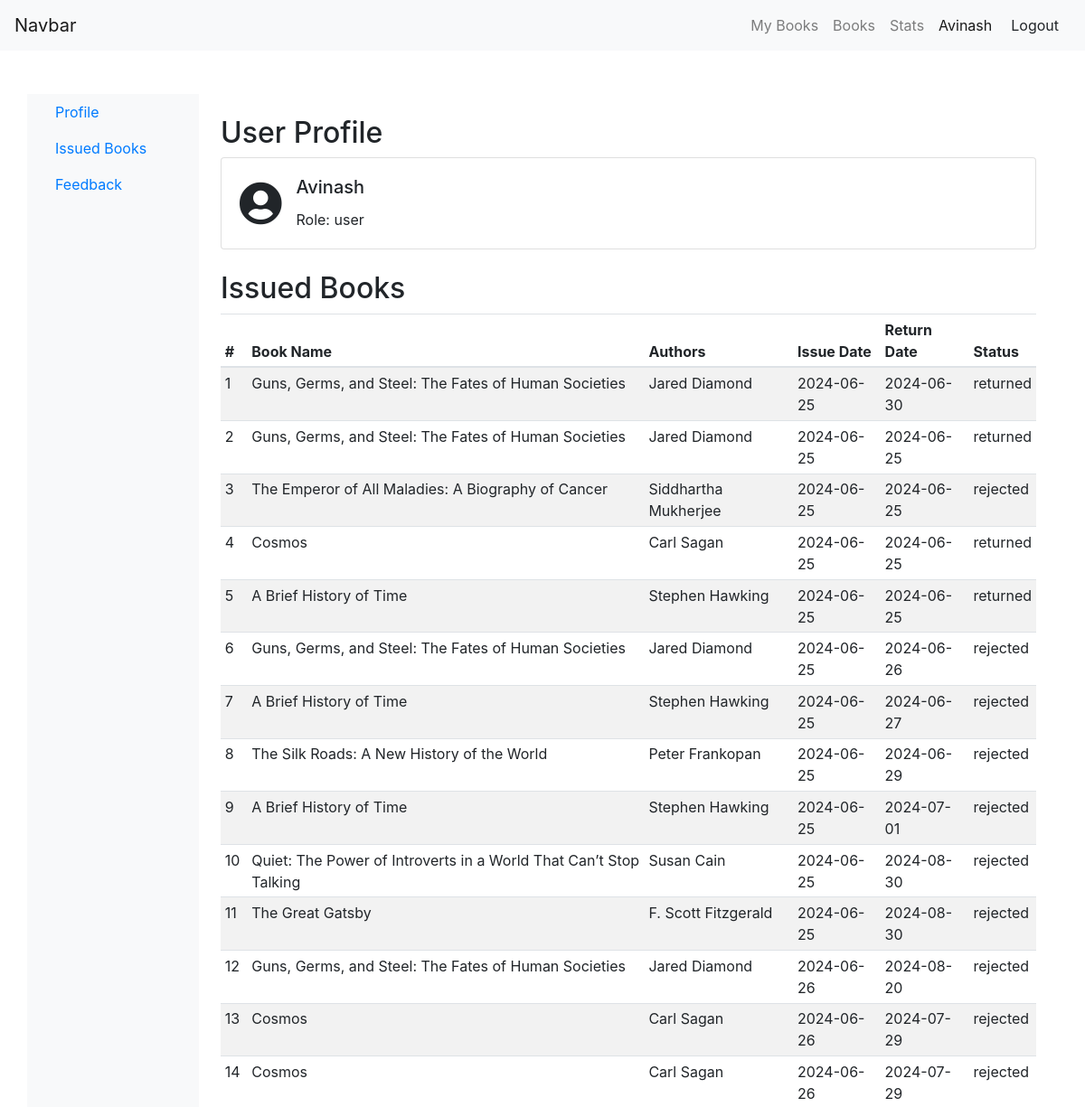
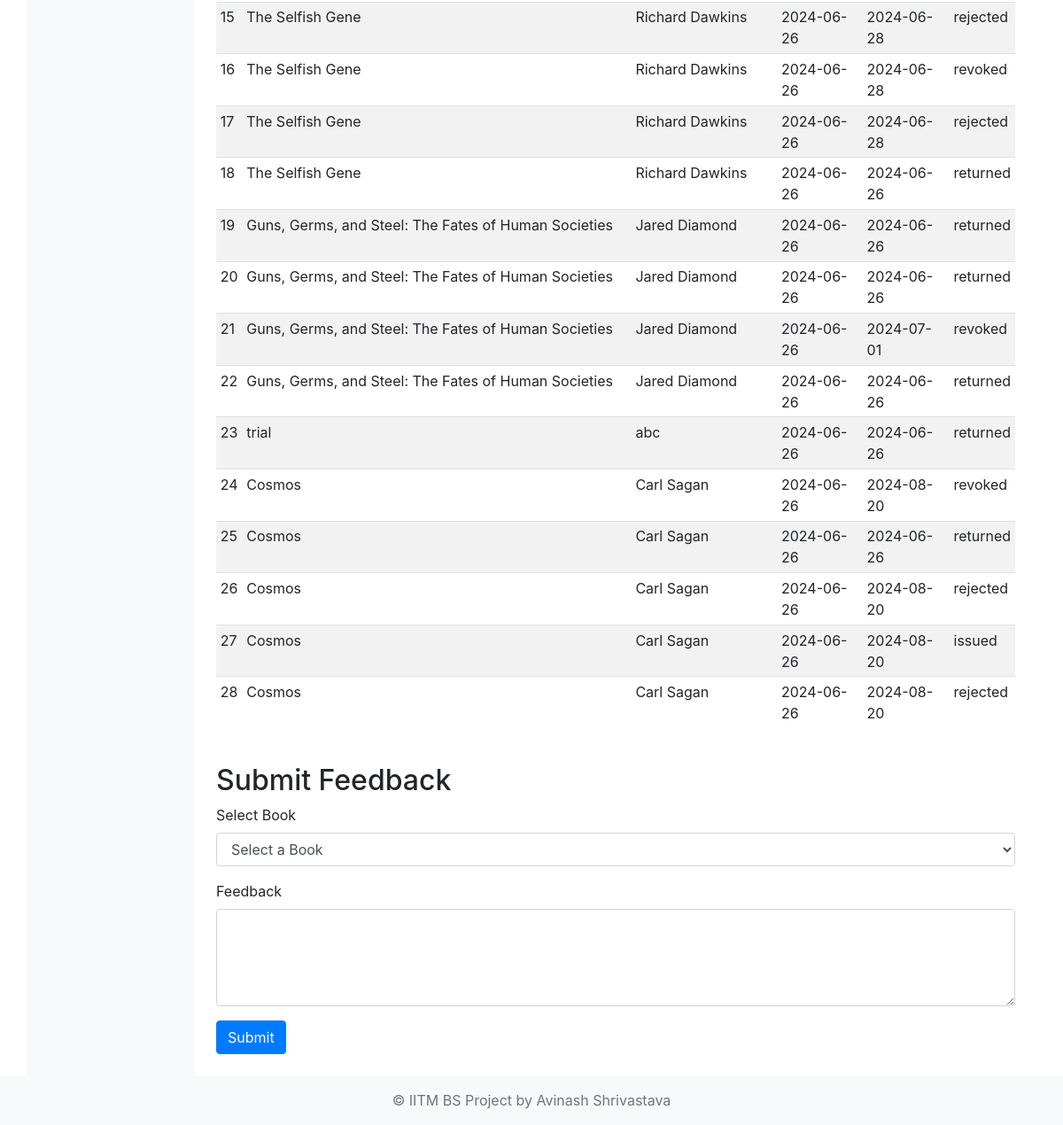
The app's page /userprofile/1 with its own data (2 pictures, top to bottom).
### application/models.py (models this page shows)
class User(db.Model):
    id = db.Column(db.Integer, primary_key=True)
    name = db.Column(db.String(100), nullable=False)
    role = db.Column(db.String(20), default = 'user') # librarian or student
    password = db.Column(db.String(100), nullable=False)
    books = db.relationship('Book', backref='users', lazy=True, secondary = 'book_issue') # relationship with Book

class BookIssue(db.Model):
    request_id = db.Column(db.Integer, primary_key=True)
    book_id = db.Column(db.Integer, db.ForeignKey('book.id'), nullable=False)
    user_id = db.Column(db.Integer, db.ForeignKey('user.id'), nullable=False)
    issue_date = db.Column(db.DateTime, nullable=True)
    return_date = db.Column(db.DateTime, nullable=True)
    status = db.Column(db.String(20), default='available')  # available, issued, or hold, or returned
    feedback = db.Column(db.Text, nullable=True)
    book = db.relationship('Book', backref='issues', lazy=True)
    user = db.relationship('User', backref='book_issues', lazy=True)

class Book(db.Model):
    id = db.Column(db.Integer, primary_key=True)
    name = db.Column(db.String(100), nullable=False)
    content = db.Column(db.LargeBinary, nullable=False)
    authors = db.relationship('Author', secondary='book_author', backref='books', lazy=True) # relationship with Author
    section_id = db.Column(db.Integer, db.ForeignKey('section.id'), nullable=True) # foreign key to Section
    section = db.relationship('Section', backref='books', lazy=True)

class Author(db.Model):
    id = db.Column(db.Integer, primary_key=True)
    name = db.Column(db.String(100), nullable=False)

### application/controllers.py (the view)
@app.route('/userprofile/<int:user_id>', methods=['GET', 'POST'])
def user_profile(user_id):
    user = User.query.get(user_id)
    book_issues = BookIssue.query.filter_by(user_id=user_id).all()
    books = [Book.query.get(book_issue.book_id) for book_issue in book_issues]
    return render_template('user_dashboard.html', user = user, user_issues = book_issues)

### templates/user_dashboard.html (shortened to what this page needs)
<!DOCTYPE html>
<html lang="en">
<head>
    <link href="https://stackpath.bootstrapcdn.com/bootstrap/4.5.2/css/bootstrap.min.css" rel="stylesheet">
    <link href="https://cdnjs.cloudflare.com/ajax/libs/font-awesome/5.15.4/css/all.min.css" rel="stylesheet">
</head>
<body>
  <nav class="navbar navbar-expand-md navbar-light bg-light">
    <a class="navbar-brand" href="#">Navbar</a>
    <div class="collapse navbar-collapse justify-content-end" id="navbarNavAltMarkup">
      <div class="navbar-nav">
        <a class="nav-link" href="/user/{{user.id}}">My Books </a>
        <a class="nav-link" href="/books{{user.id}}">Books</a>
        <a class="nav-link" href="/userstats">Stats</a>
        <a class="nav-link active" href="/userprofile/{{user.id}}">{{user.name}} </a>
      </div>
      <div class="d-flex align-items-center">
        <a href="/login" class="btn btn-light">Logout</a>
      </div>
    </div>
  </nav>
    <div class="container mt-5">
        <div class="row">
            <nav class="col-md-3 col-lg-2 d-md-block bg-light sidebar">
                <div class="sidebar-sticky">
                    <ul class="nav flex-column">
                        <li class="nav-item">
                            <a class="nav-link active" href="#profile">
                                Profile
                            </a>
                        </li>
                        <li class="nav-item">
                            <a class="nav-link" href="#issued-books">
                                Issued Books
                            </a>
                        </li>
                        <li class="nav-item">
                            <a class="nav-link" href="#feedback">
                                Feedback
                            </a>
                        </li>
                    </ul>
                </div>
            </nav>
            <main class="col-md-9 ml-sm-auto col-lg-10 px-md-4">
                <section id="profile" class="my-4">
                    <h2>User Profile</h2>
                    <div class="card">
                        <div class="card-body d-flex align-items-center">
                            <i class="fas fa-user-circle fa-3x mr-3"></i>
                            <div>
                                <h5 class="card-title">{{ user.name }}</h5>
                                <p class="card-text">Role: {{ user.role }}</p>
                            </div>
                        </div>
                    </div>
                </section>
                <section id="issued-books" class="my-4">
                    <h2>Issued Books</h2>
                    <div class="table-responsive">
                        <table class="table table-striped table-sm">
                            <thead>
                                <tr>
                                    <th>#</th>
                                    <th>Book Name</th>
                                    <th>Authors</th>
                                    <th>Issue Date</th>
                                    <th>Return Date</th>
                                    <th>Status</th>
                                </tr>
                            </thead>
                            <tbody>
                                {% for issue in user_issues %}
                                <tr>
                                    <td>{{ loop.index }}</td>
                                    <td>{{ issue.book.name }}</td>
                                    <td>
                                        {% for author in issue.book.authors %}
                                        {{ author.name }}{% if not loop.last %}, {% endif %}
                                        {% endfor %}
                                    </td>
                                    <td>{{ issue.issue_date.strftime('%Y-%m-%d') if issue.issue_date else 'N/A' }}</td>
                                    <td>{{ issue.return_date.strftime('%Y-%m-%d') if issue.return_date else 'N/A' }}
                                    </td>
                                    <td>{{ issue.status }}</td>
                                </tr>
                                {% endfor %}
                            </tbody>
                        </table>
                    </div>
                </section>
                <section id="feedback" class="my-4">
                    <h2>Submit Feedback</h2>
                    <form method="post" id="feedbackForm">
                        <div class="form-group">
                            <label for="bookSelect">Select Book</label>
                            <select class="form-control" id="bookSelect" name="request_id" required
                                onchange="updateFormAction(this)">
                                <option value="">Select a Book</option>
                            </select>
                        </div>
                        <div class="form-group">
                            <label for="feedbackText">Feedback</label>
                            <textarea class="form-control" id="feedbackText" name="feedback" rows="4"
                                required></textarea>
                        </div>
                        <button type="submit" class="btn btn-primary">Submit</button>
                    </form>
                </section>
            </main>
        </div>
    </div>
    <footer class="footer mt-auto py-3 bg-light">
        <div class="container text-center">
            <span class="text-muted">&copy; IITM BS Project by Avinash Shrivastava</span>
        </div>
    </footer>
</body>
</html>

### records on screen
User: name "Avinash", role "user"
BookIssue: book.name "Guns, Germs, and Steel: The Fates of Human Societies", issue_date "2024-06-25", return_date "2024-06-30", status "returned"
Author: name "Jared Diamond"
BookIssue: book.name "Guns, Germs, and Steel: The Fates of Human Societies", issue_date "2024-06-25", return_date "2024-06-25", status "returned"
BookIssue: book.name "The Emperor of All Maladies: A Biography of Cancer", issue_date "2024-06-25", return_date "2024-06-25", status "rejected"
Author: name "Siddhartha Mukherjee"
BookIssue: book.name "Cosmos", issue_date "2024-06-25", return_date "2024-06-25", status "returned"
Author: name "Carl Sagan"
BookIssue: book.name "A Brief History of Time", issue_date "2024-06-25", return_date "2024-06-25", status "returned"
Author: name "Stephen Hawking"
BookIssue: book.name "Guns, Germs, and Steel: The Fates of Human Societies", issue_date "2024-06-25", return_date "2024-06-26", status "rejected"
BookIssue: book.name "A Brief History of Time", issue_date "2024-06-25", return_date "2024-06-27", status "rejected"
BookIssue: book.name "The Silk Roads: A New History of the World", issue_date "2024-06-25", return_date "2024-06-29", status "rejected"
Author: name "Peter Frankopan"
BookIssue: book.name "A Brief History of Time", issue_date "2024-06-25", return_date "2024-07-01", status "rejected"
BookIssue: book.name "Quiet: The Power of Introverts in a World That Can’t Stop Talking", issue_date "2024-06-25", return_date "2024-08-30", status "rejected"
Author: name "Susan Cain"
BookIssue: book.name "The Great Gatsby", issue_date "2024-06-25", return_date "2024-08-30", status "rejected"
Author: name "F. Scott Fitzgerald"
BookIssue: book.name "Guns, Germs, and Steel: The Fates of Human Societies", issue_date "2024-06-26", return_date "2024-08-20", status "rejected"
BookIssue: book.name "Cosmos", issue_date "2024-06-26", return_date "2024-07-29", status "rejected"
BookIssue: book.name "Cosmos", issue_date "2024-06-26", return_date "2024-07-29", status "rejected"
BookIssue: book.name "The Selfish Gene", issue_date "2024-06-26", return_date "2024-06-28", status "rejected"
Author: name "Richard Dawkins"
BookIssue: book.name "The Selfish Gene", issue_date "2024-06-26", return_date "2024-06-28", status "revoked"
BookIssue: book.name "The Selfish Gene", issue_date "2024-06-26", return_date "2024-06-28", status "rejected"
BookIssue: book.name "The Selfish Gene", issue_date "2024-06-26", return_date "2024-06-26", status "returned"
BookIssue: book.name "Guns, Germs, and Steel: The Fates of Human Societies", issue_date "2024-06-26", return_date "2024-06-26", status "returned"
BookIssue: book.name "Guns, Germs, and Steel: The Fates of Human Societies", issue_date "2024-06-26", return_date "2024-06-26", status "returned"
BookIssue: book.name "Guns, Germs, and Steel: The Fates of Human Societies", issue_date "2024-06-26", return_date "2024-07-01", status "revoked"
BookIssue: book.name "Guns, Germs, and Steel: The Fates of Human Societies", issue_date "2024-06-26", return_date "2024-06-26", status "returned"
BookIssue: book.name "trial", issue_date "2024-06-26", return_date "2024-06-26", status "returned"
Author: name "abc"
BookIssue: book.name "Cosmos", issue_date "2024-06-26", return_date "2024-08-20", status "revoked"
BookIssue: book.name "Cosmos", issue_date "2024-06-26", return_date "2024-06-26", status "returned"
BookIssue: book.name "Cosmos", issue_date "2024-06-26", return_date "2024-08-20", status "rejected"
BookIssue: book.name "Cosmos", issue_date "2024-06-26", return_date "2024-08-20", status "issued"
BookIssue: book.name "Cosmos", issue_date "2024-06-26", return_date "2024-08-20", status "rejected"
